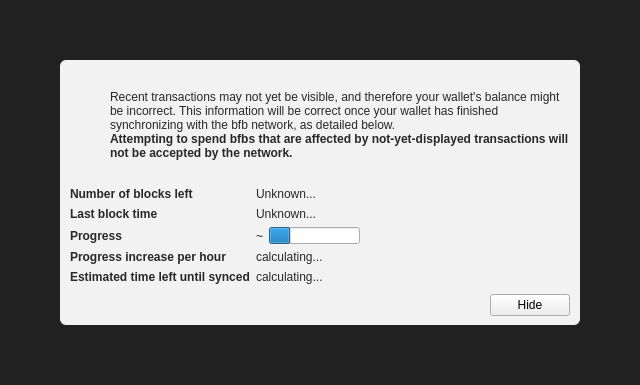
<?xml version="1.0" encoding="UTF-8"?>
<ui version="4.0">
 <class>ModalOverlay</class>
 <widget class="ModalOverlay" name="ModalOverlay">
  <property name="geometry">
   <rect>
    <x>0</x>
    <y>0</y>
    <width>640</width>
    <height>385</height>
   </rect>
  </property>
  <property name="windowTitle">
   <string>Form</string>
  </property>
  <layout class="QVBoxLayout" name="verticalLayout" stretch="0">
   <property name="sizeConstraint">
    <enum>QLayout::SetDefaultConstraint</enum>
   </property>
   <property name="leftMargin">
    <number>0</number>
   </property>
   <property name="topMargin">
    <number>0</number>
   </property>
   <property name="rightMargin">
    <number>0</number>
   </property>
   <property name="bottomMargin">
    <number>0</number>
   </property>
   <item>
    <widget class="QWidget" name="bgWidget" native="true">
     <property name="styleSheet">
      <string notr="true">#bgWidget { background: rgba(0,0,0,220); }</string>
     </property>
     <layout class="QVBoxLayout" name="verticalLayoutMain" stretch="1">
      <property name="leftMargin">
       <number>60</number>
      </property>
      <property name="topMargin">
       <number>60</number>
      </property>
      <property name="rightMargin">
       <number>60</number>
      </property>
      <property name="bottomMargin">
       <number>60</number>
      </property>
      <item>
       <widget class="QWidget" name="contentWidget" native="true">
        <property name="styleSheet">
         <string notr="true">#contentWidget { background: rgba(255,255,255,240); border-radius: 6px; }

QLabel { color: rgb(40,40,40);  }</string>
        </property>
        <layout class="QVBoxLayout" name="verticalLayoutSub" stretch="1,0,0,0">
         <property name="spacing">
          <number>0</number>
         </property>
         <property name="leftMargin">
          <number>10</number>
         </property>
         <property name="topMargin">
          <number>10</number>
         </property>
         <property name="rightMargin">
          <number>10</number>
         </property>
         <property name="bottomMargin">
          <number>10</number>
         </property>
         <item>
          <layout class="QHBoxLayout" name="horizontalLayoutIconText" stretch="0,1">
           <property name="topMargin">
            <number>20</number>
           </property>
           <item>
            <layout class="QVBoxLayout" name="verticalLayoutIcon">
             <property name="leftMargin">
              <number>0</number>
             </property>
             <item>
              <widget class="QPushButton" name="warningIcon">
               <property name="enabled">
                <bool>false</bool>
               </property>
               <property name="text">
                <string/>
               </property>
               <property name="icon">
                <iconset>
                 <normaloff>:/icons/warning</normaloff>
                 <disabledoff>:/icons/warning</disabledoff>:/icons/warning</iconset>
               </property>
               <property name="iconSize">
                <size>
                 <width>48</width>
                 <height>48</height>
                </size>
               </property>
               <property name="flat">
                <bool>true</bool>
               </property>
              </widget>
             </item>
             <item>
              <spacer name="verticalSpacerWarningIcon">
               <property name="orientation">
                <enum>Qt::Vertical</enum>
               </property>
               <property name="sizeHint" stdset="0">
                <size>
                 <width>20</width>
                 <height>40</height>
                </size>
               </property>
              </spacer>
             </item>
            </layout>
           </item>
           <item>
            <layout class="QVBoxLayout" name="verticalLayoutInfoText">
             <property name="leftMargin">
              <number>0</number>
             </property>
             <property name="topMargin">
              <number>0</number>
             </property>
             <item>
              <widget class="QLabel" name="infoText">
               <property name="text">
                <string>Recent transactions may not yet be visible, and therefore your wallet's balance might be incorrect. This information will be correct once your wallet has finished synchronizing with the bfb network, as detailed below.</string>
               </property>
               <property name="textFormat">
                <enum>Qt::RichText</enum>
               </property>
               <property name="wordWrap">
                <bool>true</bool>
               </property>
              </widget>
             </item>
             <item>
              <widget class="QLabel" name="infoTextStrong">
               <property name="font">
                <font>
                 <weight>75</weight>
                 <bold>true</bold>
                </font>
               </property>
               <property name="text">
                <string>Attempting to spend bfbs that are affected by not-yet-displayed transactions will not be accepted by the network.</string>
               </property>
               <property name="textFormat">
                <enum>Qt::RichText</enum>
               </property>
               <property name="wordWrap">
                <bool>true</bool>
               </property>
              </widget>
             </item>
             <item>
              <spacer name="verticalSpacerInTextSpace">
               <property name="orientation">
                <enum>Qt::Vertical</enum>
               </property>
               <property name="sizeHint" stdset="0">
                <size>
                 <width>20</width>
                 <height>40</height>
                </size>
               </property>
              </spacer>
             </item>
            </layout>
           </item>
          </layout>
         </item>
         <item>
          <spacer name="verticalSpacerAfterText">
           <property name="orientation">
            <enum>Qt::Vertical</enum>
           </property>
           <property name="sizeHint" stdset="0">
            <size>
             <width>20</width>
             <height>40</height>
            </size>
           </property>
          </spacer>
         </item>
         <item>
          <layout class="QFormLayout" name="formLayout">
           <property name="fieldGrowthPolicy">
            <enum>QFormLayout::FieldsStayAtSizeHint</enum>
           </property>
           <property name="horizontalSpacing">
            <number>6</number>
           </property>
           <property name="verticalSpacing">
            <number>6</number>
           </property>
           <property name="topMargin">
            <number>10</number>
           </property>
           <item row="0" column="0">
            <widget class="QLabel" name="labelNumberOfBlocksLeft">
             <property name="font">
              <font>
               <weight>75</weight>
               <bold>true</bold>
              </font>
             </property>
             <property name="text">
              <string>Number of blocks left</string>
             </property>
            </widget>
           </item>
           <item row="0" column="1">
            <widget class="QLabel" name="numberOfBlocksLeft">
             <property name="text">
              <string>Unknown...</string>
             </property>
            </widget>
           </item>
           <item row="1" column="0">
            <widget class="QLabel" name="labelLastBlockTime">
             <property name="font">
              <font>
               <weight>75</weight>
               <bold>true</bold>
              </font>
             </property>
             <property name="text">
              <string>Last block time</string>
             </property>
            </widget>
           </item>
           <item row="1" column="1">
            <widget class="QLabel" name="newestBlockDate">
             <property name="sizePolicy">
              <sizepolicy hsizetype="Maximum" vsizetype="Preferred">
               <horstretch>0</horstretch>
               <verstretch>0</verstretch>
              </sizepolicy>
             </property>
             <property name="text">
              <string>Unknown...</string>
             </property>
            </widget>
           </item>
           <item row="2" column="0">
            <widget class="QLabel" name="labelSyncDone">
             <property name="font">
              <font>
               <weight>75</weight>
               <bold>true</bold>
              </font>
             </property>
             <property name="text">
              <string>Progress</string>
             </property>
            </widget>
           </item>
           <item row="2" column="1">
            <layout class="QHBoxLayout" name="horizontalLayoutSync" stretch="0,1">
             <item>
              <widget class="QLabel" name="percentageProgress">
               <property name="text">
                <string notr="true">~</string>
               </property>
              </widget>
             </item>
             <item>
              <widget class="QProgressBar" name="progressBar">
               <property name="value">
                <number>24</number>
               </property>
               <property name="format">
                <string/>
               </property>
              </widget>
             </item>
            </layout>
           </item>
           <item row="4" column="0">
            <widget class="QLabel" name="labelProgressIncrease">
             <property name="font">
              <font>
               <weight>75</weight>
               <bold>true</bold>
              </font>
             </property>
             <property name="text">
              <string>Progress increase per hour</string>
             </property>
            </widget>
           </item>
           <item row="4" column="1">
            <widget class="QLabel" name="progressIncreasePerH">
             <property name="text">
              <string>calculating...</string>
             </property>
            </widget>
           </item>
           <item row="5" column="0">
            <widget class="QLabel" name="labelEstimatedTimeLeft">
             <property name="font">
              <font>
               <weight>75</weight>
               <bold>true</bold>
              </font>
             </property>
             <property name="text">
              <string>Estimated time left until synced</string>
             </property>
            </widget>
           </item>
           <item row="5" column="1">
            <widget class="QLabel" name="expectedTimeLeft">
             <property name="text">
              <string>calculating...</string>
             </property>
            </widget>
           </item>
          </layout>
         </item>
         <item>
          <layout class="QHBoxLayout" name="horizontalLayoutButtons">
           <property name="leftMargin">
            <number>10</number>
           </property>
           <property name="topMargin">
            <number>10</number>
           </property>
           <item>
            <spacer name="horizontalSpacer">
             <property name="orientation">
              <enum>Qt::Horizontal</enum>
             </property>
             <property name="sizeHint" stdset="0">
              <size>
               <width>40</width>
               <height>20</height>
              </size>
             </property>
            </spacer>
           </item>
           <item>
            <widget class="QPushButton" name="closeButton">
             <property name="text">
              <string>Hide</string>
             </property>
            </widget>
           </item>
          </layout>
         </item>
        </layout>
       </widget>
      </item>
     </layout>
    </widget>
   </item>
  </layout>
 </widget>
 <customwidgets>
  <customwidget>
   <class>ModalOverlay</class>
   <extends>QWidget</extends>
   <header>modaloverlay.h</header>
   <container>1</container>
  </customwidget>
 </customwidgets>
 <resources/>
 <connections/>
</ui>
